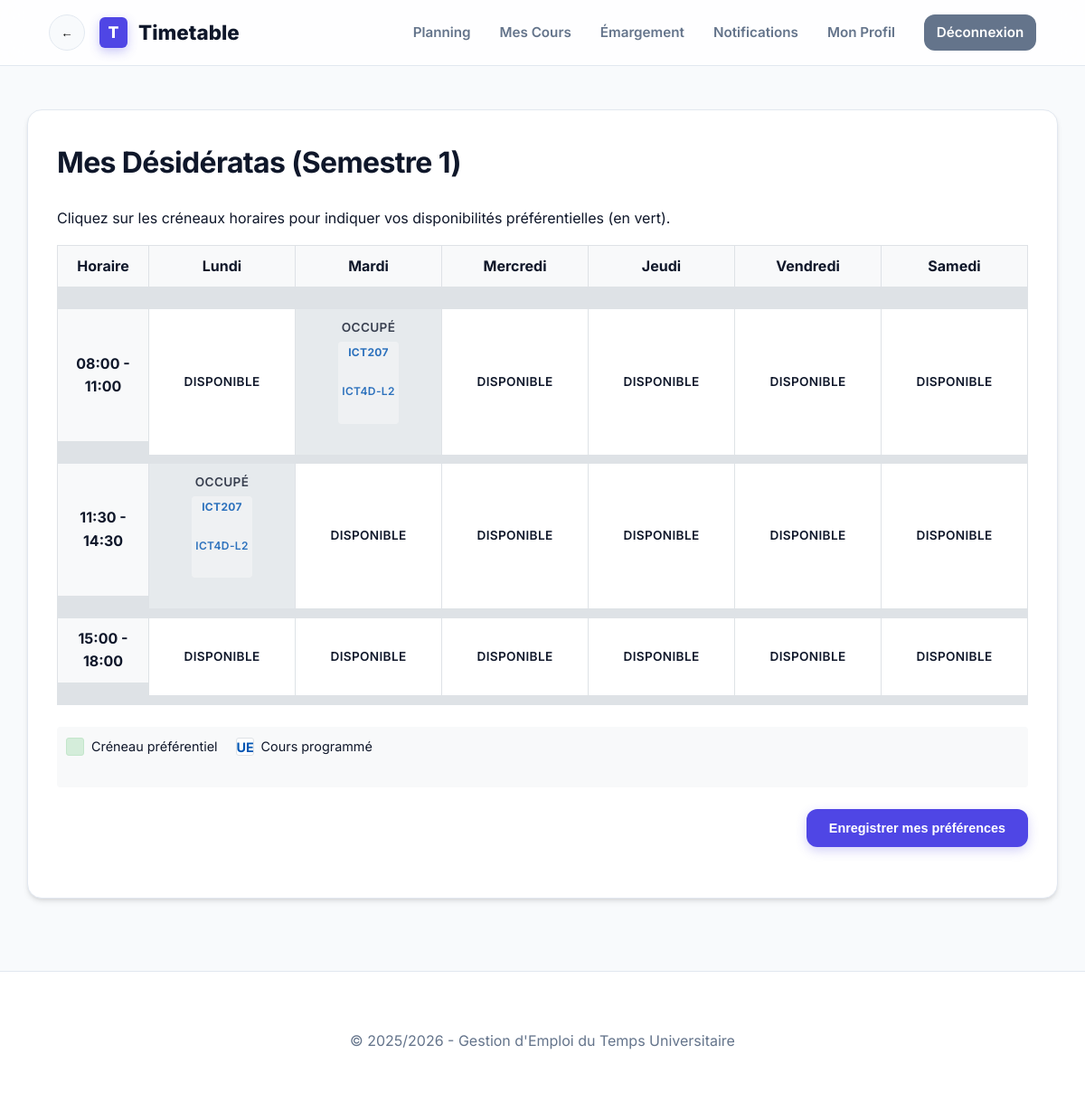
The app's page /timetable_app/modules/preferences/submit.php (signed in) with its own data.
### tables this page shows
CREATE TABLE `slots` (
  `id` int(11) NOT NULL AUTO_INCREMENT,
  `day` varchar(20) NOT NULL,
  `start_time` varchar(10) NOT NULL,
  `end_time` varchar(10) NOT NULL,
  PRIMARY KEY (`id`)
);

CREATE TABLE `timetable` (
  `id` int(11) NOT NULL AUTO_INCREMENT,
  `class_id` int(11) DEFAULT NULL,
  `course_id` int(11) DEFAULT NULL,
  `teacher_id` int(11) DEFAULT NULL,
  `room_id` int(11) DEFAULT NULL,
  `slot_id` int(11) DEFAULT NULL,
  `semester_id` int(11) DEFAULT NULL,
  `week_number` int(11) DEFAULT NULL,
  `date_passage` date DEFAULT NULL,
  `group_name` varchar(10) DEFAULT NULL,
  `type` varchar(20) DEFAULT 'CM',
  PRIMARY KEY (`id`),
  KEY `class_id` (`class_id`),
  KEY `course_id` (`course_id`),
  KEY `teacher_id` (`teacher_id`),
  KEY `room_id` (`room_id`),
  KEY `slot_id` (`slot_id`),
  KEY `semester_id` (`semester_id`),
  CONSTRAINT `timetable_ibfk_1` FOREIGN KEY (`class_id`) REFERENCES `classes` (`id`),
  CONSTRAINT `timetable_ibfk_2` FOREIGN KEY (`course_id`) REFERENCES `courses` (`id`),
  CONSTRAINT `timetable_ibfk_3` FOREIGN KEY (`teacher_id`) REFERENCES `teachers` (`id`),
  CONSTRAINT `timetable_ibfk_4` FOREIGN KEY (`room_id`) REFERENCES `rooms` (`id`),
  CONSTRAINT `timetable_ibfk_5` FOREIGN KEY (`slot_id`) REFERENCES `slots` (`id`),
  CONSTRAINT `timetable_ibfk_6` FOREIGN KEY (`semester_id`) REFERENCES `semesters` (`id`)
);

CREATE TABLE `courses` (
  `id` int(11) NOT NULL AUTO_INCREMENT,
  `code` varchar(20) NOT NULL,
  `title` varchar(200) NOT NULL,
  `program_id` int(11) DEFAULT NULL,
  PRIMARY KEY (`id`),
  KEY `program_id` (`program_id`),
  CONSTRAINT `courses_ibfk_1` FOREIGN KEY (`program_id`) REFERENCES `programs` (`id`)
);

CREATE TABLE `classes` (
  `id` int(11) NOT NULL AUTO_INCREMENT,
  `program_id` int(11) DEFAULT NULL,
  `name` varchar(50) NOT NULL,
  `size` int(11) DEFAULT NULL,
  `semester_id` int(11) DEFAULT NULL,
  PRIMARY KEY (`id`),
  KEY `program_id` (`program_id`),
  KEY `semester_id` (`semester_id`),
  CONSTRAINT `classes_ibfk_1` FOREIGN KEY (`program_id`) REFERENCES `programs` (`id`),
  CONSTRAINT `classes_ibfk_2` FOREIGN KEY (`semester_id`) REFERENCES `semesters` (`id`)
);

### timetable_app/modules/preferences/submit.php (the view, shortened to what this page needs)
<?php
require_once '../../includes/config.php';
$user_id = $_SESSION['user_id'];
$semester_id = 1;
$stmt = $pdo->prepare("SELECT id FROM teachers WHERE user_id = ?");
$stmt->execute([$user_id]);
$teacher = $stmt->fetch();
$teacher_id = $teacher['id'];
$slots = $pdo->query("SELECT * FROM slots ORDER BY id")->fetchAll();
$days = ['Lundi', 'Mardi', 'Mercredi', 'Jeudi', 'Vendredi', 'Samedi'];
$hours = $pdo->query("SELECT DISTINCT start_time, end_time FROM slots ORDER BY start_time")->fetchAll();
$existing_prefs = [];
$scheduled_courses = [];
$stmt = $pdo->prepare("
    SELECT t.slot_id, co.code, cl.name as class_name
    FROM timetable t
    JOIN courses co ON t.course_id = co.id
    JOIN classes cl ON t.class_id = cl.id
    WHERE t.teacher_id = ? AND t.semester_id = ?
");
$stmt->execute([$teacher_id, $semester_id]);
while ($row = $stmt->fetch()) {
    $scheduled_courses[$row['slot_id']][] = $row;
}
require_once '../../includes/header.php';
?>
<div class="card">
    <h1>Mes Désidératas (Semestre 1)</h1>
    <p>Cliquez sur les créneaux horaires pour indiquer vos disponibilités préférentielles (en vert).</p>
    <form method="POST">
        <div class="pref-grid">
            <div class="grid-header">Horaire</div>
            <?php foreach ($days as $day): ?>
                <div class="grid-header"><?php echo $day; ?></div>
            <?php endforeach; ?>
            <?php foreach ($hours as $h): ?>
                <div class="grid-header"><?php echo $h['start_time'] . ' - ' . $h['end_time']; ?></div>
                <?php foreach ($days as $day): ?>
                    <?php
                        $current_slot_id = null;
                        foreach ($slots as $s) {
                            if ($s['day'] === $day && $s['start_time'] === $h['start_time']) {
                                $current_slot_id = $s['id'];
                                break;
                            }
                        }
                    ?>
                    <?php if ($current_slot_id): ?>
                        <?php
                        $is_checked = in_array($current_slot_id, $existing_prefs);
                        $has_course = isset($scheduled_courses[$current_slot_id]);
                        ?>
                        <label class="pref-cell <?php echo $is_checked ? 'selected' : ''; ?> <?php echo $has_course ? 'disabled' : ''; ?>">
                            <?php if (!$has_course): ?>
                                <span><?php echo $is_checked ? 'Préférentiel' : 'Disponible'; ?></span>
                            <?php else: ?>
                                <span>Occupé</span>
                            <?php endif; ?>
                            <?php if ($has_course): ?>
                                <div class="scheduled-info">
                                    <?php foreach ($scheduled_courses[$current_slot_id] as $sc): ?>
                                        <div><strong><?php echo htmlspecialchars($sc['code']); ?></strong></div>
                                        <div><?php echo htmlspecialchars($sc['class_name']); ?></div>
                                    <?php endforeach; ?>
                                </div>
                            <?php endif; ?>
                        </label>
                    <?php else: ?>
                        <div class="pref-cell" style="background: #eee; color: #999;">-</div>
                    <?php endif; ?>
                <?php endforeach; ?>
            <?php endforeach; ?>
        </div>
        <div class="grid-legend">
            <div class="legend-item">
                <span class="legend-color" style="background-color: #d4edda; border: 1px solid #c3e6cb;"></span>
                Créneau préférentiel
            </div>
            <div class="legend-item">
                <span class="legend-color" style="color: #0056b3; text-align: center; font-weight: bold; border: 1px solid #dee2e6; background-color: white;">UE</span>
                Cours programmé
            </div>
        </div>
        <div style="margin-top: 20px; text-align: right;">
            <button type="submit" class="btn btn-primary">Enregistrer mes préférences</button>
        </div>
    </form>
</div>
<?php require_once '../../includes/footer.php'; ?>

### timetable_app/assets/css/style.css (style rules this page uses)
:root { --primary: #4f46e5; --primary-hover: #4338ca; --primary-light: #eef2ff; --secondary: #64748b; --secondary-hover: #475569; --success: #10b981; --success-hover: #059669; --danger: #ef4444; --danger-hover: #dc2626; --warning: #f59e0b; --bg: #f8fafc; --surface: #ffffff; --text: #0f172a; --text-muted: #64748b; --border: #e2e8f0; --input-bg: #ffffff; --shadow-sm: 0 1px 2px 0 rgb(0 0 0 / 0.05); --shadow: 0 4px 6px -1px rgb(0 0 0 / 0.1), 0 2px 4px -2px rgb(0 0 0 / 0.1); --shadow-md: 0 10px 15px -3px rgb(0 0 0 / 0.1), 0 4px 6px -4px rgb(0 0 0 / 0.1); --shadow-lg: 0 20px 25px -5px rgb(0 0 0 / 0.1), 0 8px 10px -6px rgb(0 0 0 / 0.1); --radius-sm: 0.375rem; --radius: 0.75rem; --radius-lg: 1rem; --transition: all 0.3s cubic-bezier(0.4, 0, 0.2, 1); }
* { box-sizing: border-box; margin: 0; padding: 0; }
body { font-family: 'Inter', -apple-system, BlinkMacSystemFont, "Segoe UI", Roboto, sans-serif; background-color: var(--bg); color: var(--text); line-height: 1.6; -webkit-font-smoothing: antialiased; }
.card { background: var(--surface); padding: 2rem; border-radius: var(--radius-lg); border: 1px solid var(--border); box-shadow: var(--shadow); margin-bottom: 2rem; transition: var(--transition); animation: fadeIn 0.8s cubic-bezier(0.16, 1, 0.3, 1); }
.card h1, .card h2, .card h3 { margin-bottom: 1.5rem; color: var(--text); font-weight: 700; letter-spacing: -0.02em; }
.btn { display: inline-flex; align-items: center; justify-content: center; padding: 0.75rem 1.5rem; border-radius: var(--radius); font-weight: 600; font-size: 0.9rem; cursor: pointer; transition: var(--transition); text-decoration: none; border: 1px solid transparent; gap: 0.5rem; }
.btn-primary { background: var(--primary); color: white; box-shadow: 0 4px 12px rgba(79, 70, 229, 0.25); }
form div { margin-bottom: 1.5rem; }
label { display: block; margin-bottom: 0.6rem; font-weight: 600; font-size: 0.85rem; color: var(--text); text-transform: uppercase; letter-spacing: 0.025em; }

### timetable_app/modules/preferences/submit.php (style rules this page uses)
.pref-grid { display: grid; grid-template-columns: 100px repeat(6, 1fr); gap: 1px; background: #dee2e6; border: 1px solid #dee2e6; margin-top: 1rem; }
.pref-cell, .grid-header { background: white; padding: 10px; display: flex; align-items: center; justify-content: center; text-align: center; flex-direction: column; }
.grid-header { font-weight: bold; background-color: #f8f9fa; }
.pref-cell { cursor: pointer; transition: background-color 0.2s; min-height: 60px; user-select: none; }
.pref-cell.disabled { cursor: not-allowed; background-color: #e9ecef; opacity: 0.8; }
.scheduled-info { font-size: 0.75rem; color: #0056b3; margin-top: 4px; background: rgba(255,255,255,0.5); padding: 2px 4px; border-radius: 4px; }
.grid-legend { display: flex; gap: 20px; margin-top: 15px; padding: 10px; background: #f8f9fa; border-radius: 4px; }
.legend-item { display: flex; align-items: center; gap: 8px; font-size: 0.9rem; }
.legend-color { display: inline-block; width: 20px; height: 20px; border-radius: 3px; line-height: 20px; }

### records on screen
slots: shows "DISPONIBLE"
timetable: course.code "ICT207", class.name "ICT4D-L2"
slots: shows "DISPONIBLE"
slots: shows "DISPONIBLE"
slots: shows "DISPONIBLE"
slots: shows "DISPONIBLE"
timetable: course.code "ICT207", class.name "ICT4D-L2"
slots: shows "DISPONIBLE"
slots: shows "DISPONIBLE"
slots: shows "DISPONIBLE"
slots: shows "DISPONIBLE"
slots: shows "DISPONIBLE"
slots: shows "DISPONIBLE"
slots: shows "DISPONIBLE"
slots: shows "DISPONIBLE"
slots: shows "DISPONIBLE"
slots: shows "DISPONIBLE"
slots: shows "DISPONIBLE"

### other values on screen
$day "Lundi"
$day "Mardi"
$day "Mercredi"
$day "Jeudi"
$day "Vendredi"
$day "Samedi"
$h['start_time'] "08:00"
$h['end_time'] "11:00"
$h['start_time'] "11:30"
$h['end_time'] "14:30"
$h['start_time'] "15:00"
$h['end_time'] "18:00"
